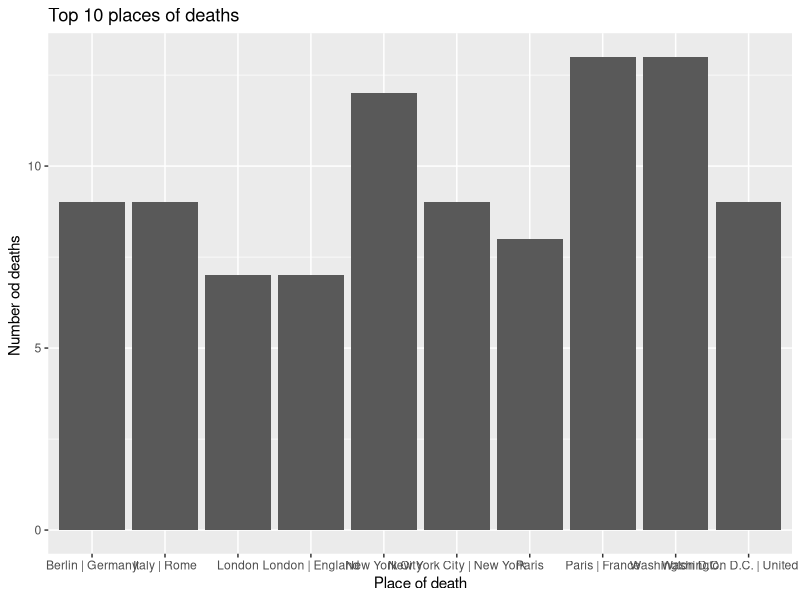
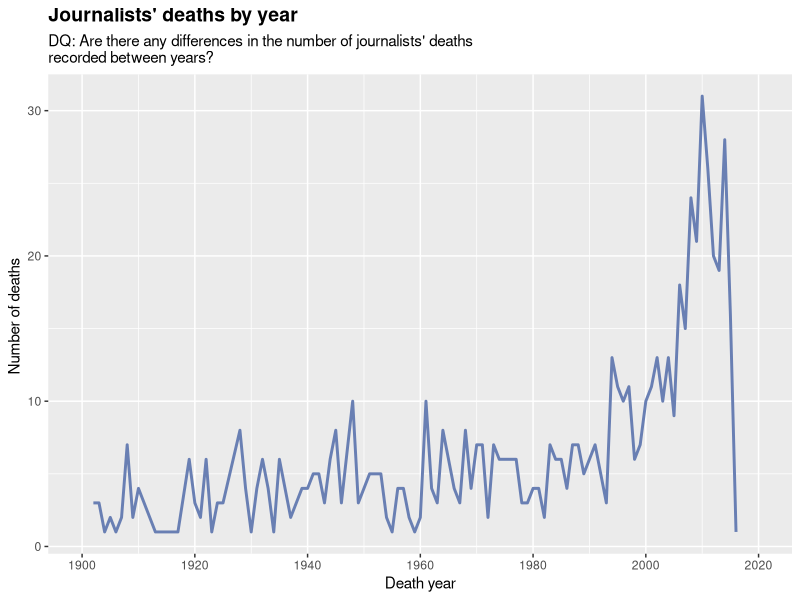

Reproduce these figures in R, in order.
library(tidyverse)
library(ggplot2)

# 1) Read CSV file
journalists_raw <- read_csv("journalists.csv", show_col_types = FALSE)|>
  select(`ontology/deathYear`, `ontology/deathPlace_label`)

# PLOT 1: Deaths per year

# 3) Make a summary table: count by year
deaths_by_year <- journalists_raw |>
  filter(`ontology/deathYear` == `ontology/deathYear`) |>
  group_by(`ontology/deathYear`) |>
  summarise(n = n()) |>
  filter(`ontology/deathYear`>1900 & nchar(`ontology/deathYear`) == 4)|>
  arrange(`ontology/deathYear`)|>
  mutate(`ontology/deathYear` = as.numeric(`ontology/deathYear`))

# 4) Line plot of the count by year
count_per_year_plot <- ggplot(data = deaths_by_year) +
  aes(x = `ontology/deathYear`, y = n, group = 1)+
  labs(x = "Death year", y = "Number of deaths ", title = "Journalists' deaths by year ", subtitle = "DQ: Are there any differences in the number of journalists' deaths \nrecorded between years?")+
  theme(plot.title = element_text(face = "bold", size = 14))+
  scale_x_continuous(limits = c(1900, 2020), breaks = c(1900, 1920, 1940, 1960, 1980, 2000, 2020))+
  geom_line(color="#697fb3ff", size=1)

ggsave('count_per_year_plot.png', plot = count_per_year_plot)

# ----------------------------
# PLOT 2: Top 10 lugares
# ----------------------------

# 5) Hacer una tabla resumen: conteo por lugar
deaths_by_place <- journalists_raw |>
  filter(`ontology/deathPlace_label` == `ontology/deathPlace_label`) |>
  filter(`ontology/deathPlace_label` != "") |>
  group_by(`ontology/deathPlace_label`) |>
  summarise(n = n()) |>
  arrange(desc(n))

# 6) Quedarnos con el top 10 (usamos head() para mantenerlo simple)
top10_places <- head(deaths_by_place, 10)

# 7) Bar plot del top 10 lugares (puede quedar apretado si los nombres son largos)
ggplot(data = top10_places) +
  aes(x = `ontology/deathPlace_label`, y = n) +
  geom_col() +
  labs(
    x = "Place of death",
    y = "Number od deaths ",
    title = "Top 10 places of deaths "
  )







